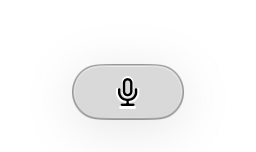
#> input picture ProductHuntAssets/raw/pill-idle.png, 256 x 152 px; its folder holds 8 pictures in this run
$ python build_product_hunt_assets.py
#> lines starting #> are read from the running program, lines starting #| are printed output that depends on the picture
from pathlib import Path

from PIL import Image, ImageDraw, ImageFilter, ImageFont


ROOT = Path(__file__).resolve().parents[1]
RAW = ROOT / "ProductHuntAssets" / "raw"
FINAL = ROOT / "ProductHuntAssets" / "final"
SIZE = (1920, 1080)


def font(size: int, bold: bool = False) -> ImageFont.FreeTypeFont:
#> called with size = 62, bold = True
    candidates = [
        Path("/System/Library/Fonts/SFNS.ttf"),
        Path("/System/Library/Fonts/SFNSRounded.ttf"),
        Path("/System/Library/Fonts/Supplemental/Arial Bold.ttf" if bold
             else "/System/Library/Fonts/Supplemental/Arial.ttf"),
    ]
    for candidate in candidates:
        if candidate.exists():
            return ImageFont.truetype(str(candidate), size)
    return ImageFont.load_default()


TITLE = font(62, bold=True)
SUBTITLE = font(28)
LABEL = font(25, bold=True)


def background() -> Image.Image:
    image = Image.new("RGBA", SIZE)
#> image: PIL image 1920x1080 RGBA; every value is 0
    pixels = image.load()
    for y in range(SIZE[1]):
        t = y / (SIZE[1] - 1)
        for x in range(SIZE[0]):
            s = x / (SIZE[0] - 1)
            pixels[x, y] = (
                int(13 + 22 * s + 9 * t),
                int(12 + 7 * s + 4 * t),
                int(19 + 33 * s + 20 * t),
                255,
            )
#> in pill_states, `canvas = background()`:
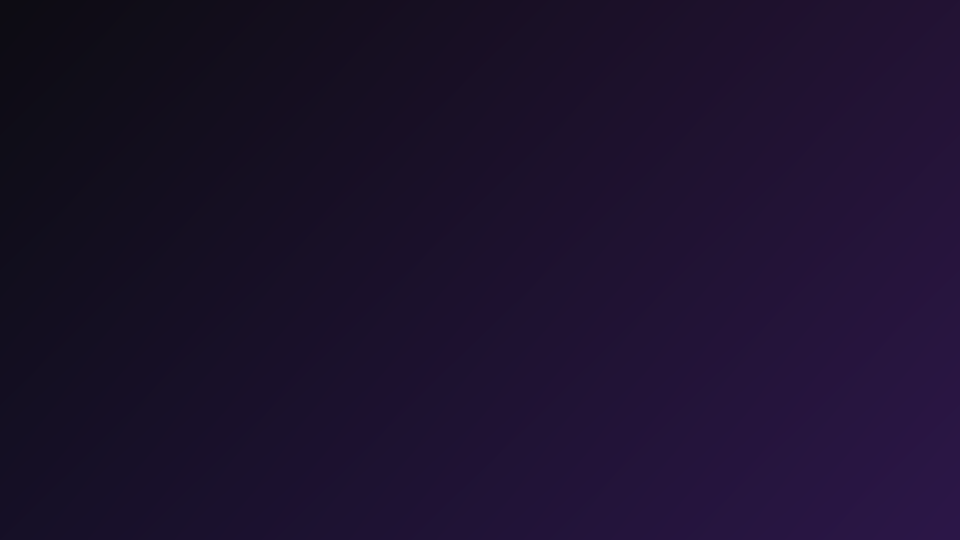
#> canvas: PIL image 1920x1080 RGBA (shown at 1/2 size); mean R, G, B, A 28, 17, 45, 255
    return image


def heading(canvas: Image.Image, title: str, subtitle: str = "") -> None:
#> in load, returned value is the input picture: PIL image 256x152 RGBA; mean R, G, B, A 29.9, 29.9, 29.9, 38.3
    draw = ImageDraw.Draw(canvas)
    draw.text((100, 72), title, font=TITLE, fill=(250, 248, 255, 255))
    if subtitle:
        draw.text((104, 150), subtitle, font=SUBTITLE, fill=(187, 181, 199, 255))


def fit(image: Image.Image, box: tuple[int, int, int, int]) -> Image.Image:
#> called with box = (90, 245, 600, 550)
    width = box[2] - box[0]
#> width = 510
    height = box[3] - box[1]
    scale = min(width / image.width, height / image.height)
#> scale = 1.99
    size = (max(1, round(image.width * scale)), max(1, round(image.height * scale)))
#> size = (510, 303)
    return image.resize(size, Image.Resampling.LANCZOS)
#> returned value: PIL image 510x303 RGBA


def place(canvas: Image.Image, image: Image.Image, box: tuple[int, int, int, int]) -> None:
    image = fit(image.convert("RGBA"), box)
    x = box[0] + (box[2] - box[0] - image.width) // 2
#> x = 90
    y = box[1] + (box[3] - box[1] - image.height) // 2
#> y = 246

    alpha = image.getchannel("A")
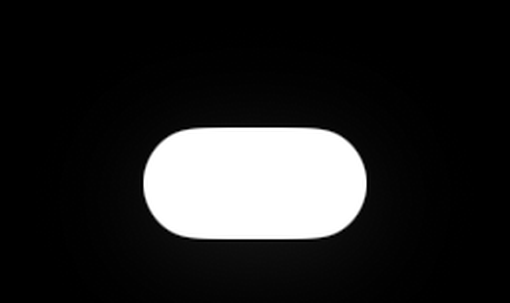
#> alpha: PIL image 510x303 L; min 0, max 255, mean 38.3
    shadow = Image.new("RGBA", canvas.size)
    shadow_alpha = Image.new("L", canvas.size)
#> shadow_alpha: PIL image 1920x1080 L; every value is 0
    shadow_alpha.paste(alpha, (x, y + 18))
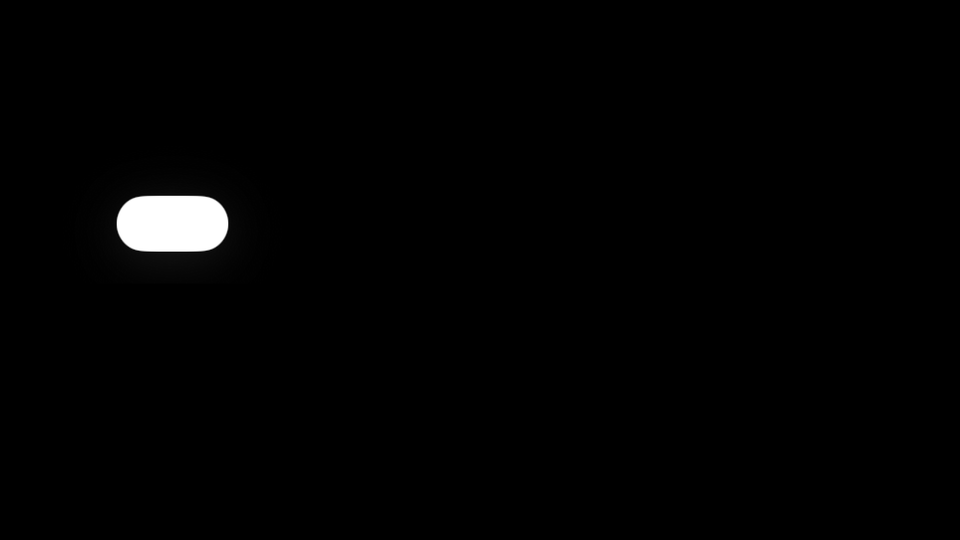
#> shadow_alpha: PIL image 1920x1080 L (shown at 1/2 size); min 0, max 255, mean 2.9
    shadow_alpha = shadow_alpha.filter(ImageFilter.GaussianBlur(24))
    shadow.putalpha(shadow_alpha.point(lambda value: int(value * 0.55)))
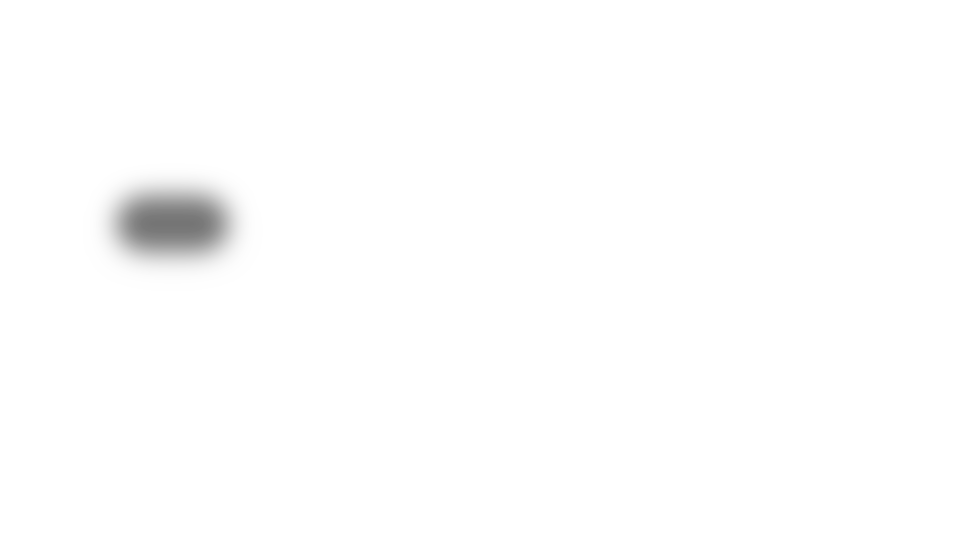
#> shadow: PIL image 1920x1080 RGBA (shown at 1/2 size); mean R, G, B, A 0, 0, 0, 1.5; transparent parts drawn white
    canvas.alpha_composite(shadow)
    canvas.alpha_composite(image, (x, y))


def load(name: str) -> Image.Image:
    return Image.open(RAW / name).convert("RGBA")


def save(image: Image.Image, name: str) -> None:
    FINAL.mkdir(parents=True, exist_ok=True)
    image.convert("RGB").save(FINAL / name, quality=95)


def pill_states() -> None:
    canvas = background()
    heading(
        canvas,
        "One pill, every stage of dictation",
        "The production UI rendered directly from Utter’s SwiftUI views.",
    )
    states = [
        ("Ready", "pill-idle.png"),
        ("Recording", "pill-recording.png"),
        ("Hands-free", "pill-hands-free.png"),
        ("Transcribing", "pill-processing.png"),
        ("Needs attention", "pill-error.png"),
        ("Dictating into a note", "pill-note.png"),
    ]
    boxes = [
        (90, 245, 600, 550),
        (705, 245, 1215, 550),
        (1320, 245, 1830, 550),
        (90, 650, 600, 975),
        (705, 650, 1215, 975),
        (1320, 650, 1830, 975),
    ]
    draw = ImageDraw.Draw(canvas)
    for (label, filename), box in zip(states, boxes):
        place(canvas, load(filename), box)
        text_box = draw.textbbox((0, 0), label, font=LABEL)
#> text_box = (0, 2, 29, 12)
        text_width = text_box[2] - text_box[0]
#> text_width = 29
        draw.text(
            ((box[0] + box[2] - text_width) // 2, box[3] + 10),
            label,
            font=LABEL,
            fill=(226, 221, 236, 255),
        )
#> pass 2 of the loop in pill_states, `for (label, filename), box in zip(states, boxes):`:
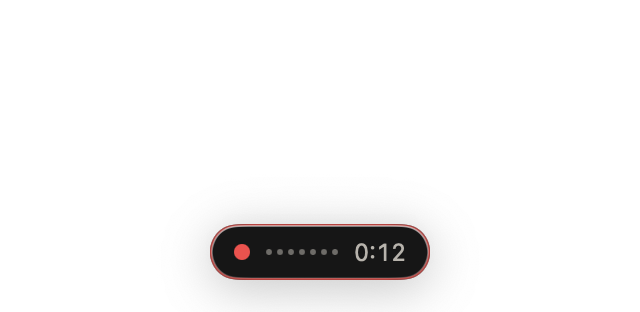
#> input picture ProductHuntAssets/raw/pill-recording.png, 640 x 312 px
#> in load, returned value is the input picture: PIL image 640x312 RGBA; mean R, G, B, A 2.9, 2.2, 2.2, 16.2
#> alpha: PIL image 510x249 L
#> in place (call 2), `shadow.putalpha(shadow_alpha.point(lambda value: int(value * 0.55)))`:
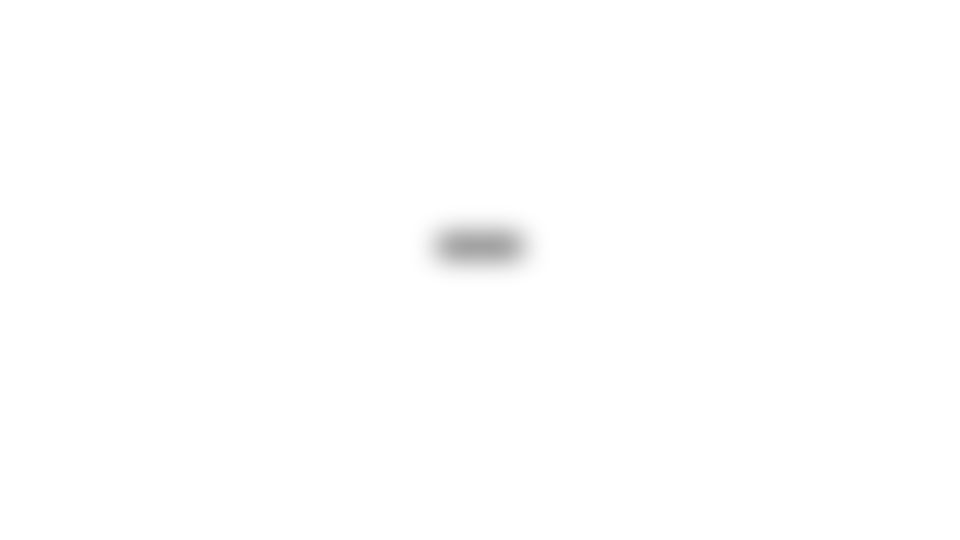
#> shadow: PIL image 1920x1080 RGBA (shown at 1/2 size); mean R, G, B, A 0, 0, 0, 0.5; transparent parts drawn white
#> in place (call 2), `canvas.alpha_composite(shadow)`:
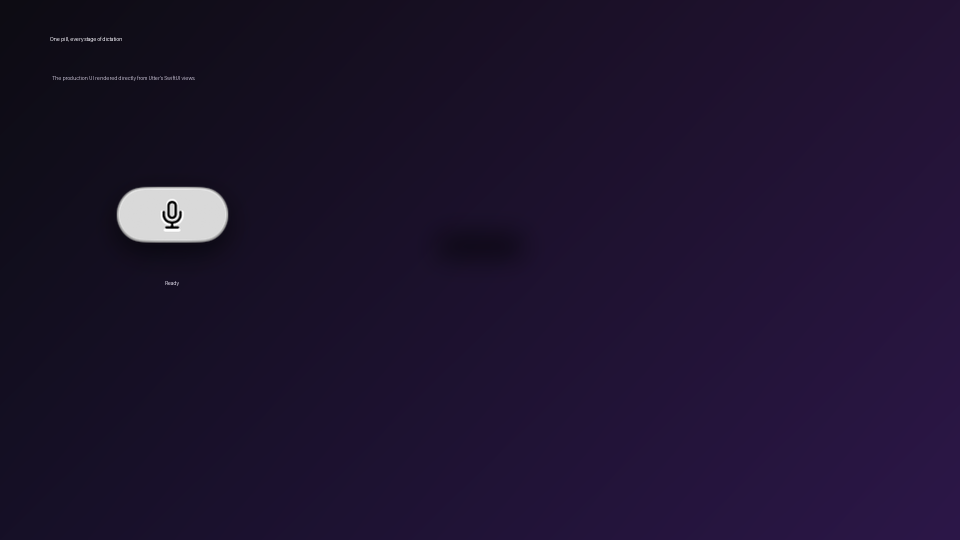
#> canvas: PIL image 1920x1080 RGBA (shown at 1/2 size); mean R, G, B, A 30, 19.1, 46.8, 255
#> text_box = (0, 2, 48, 12)
#> text_width = 48
#> pass 3 of the loop in pill_states, `for (label, filename), box in zip(states, boxes):`:
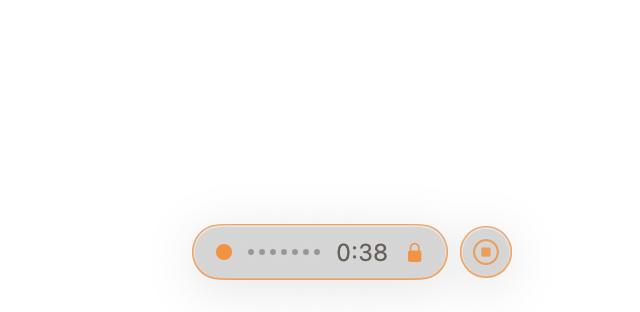
#> input picture ProductHuntAssets/raw/pill-hands-free.png, 640 x 312 px
#> in load, returned value is the input picture: PIL image 640x312 RGBA; mean R, G, B, A 17.1, 16.4, 15.7, 21
#> in place (call 3), `shadow.putalpha(shadow_alpha.point(lambda value: int(value * 0.55)))`:
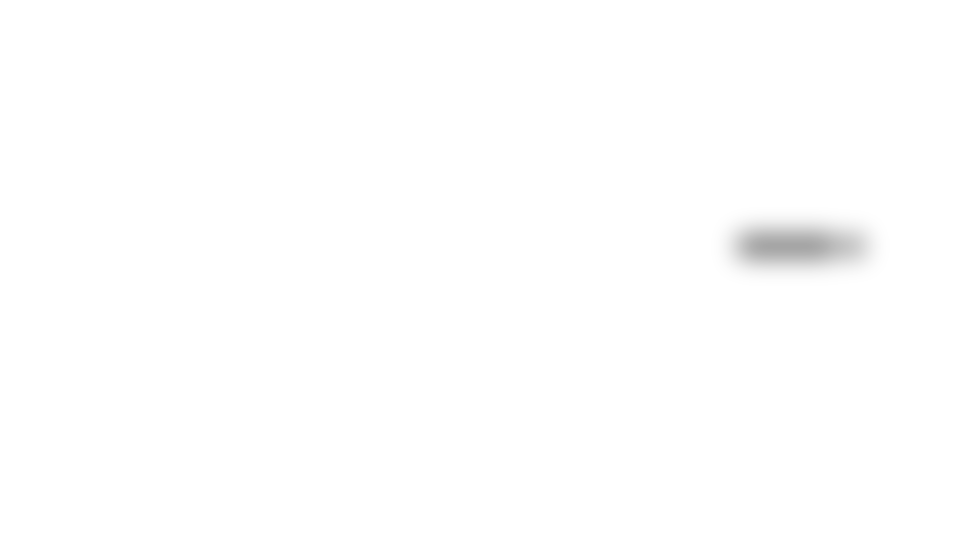
#> shadow: PIL image 1920x1080 RGBA (shown at 1/2 size); mean R, G, B, A 0, 0, 0, 0.7; transparent parts drawn white
#> in place (call 3), `canvas.alpha_composite(shadow)`:
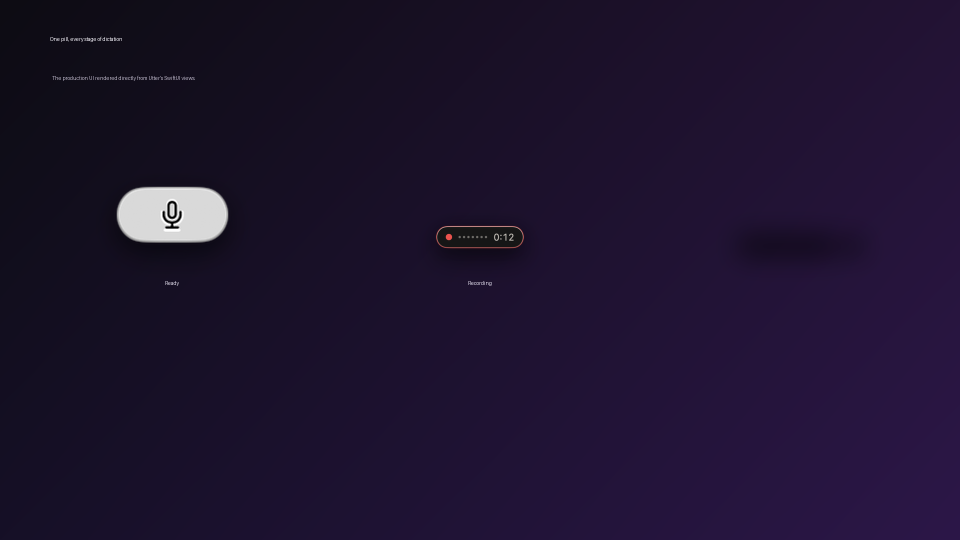
#> canvas: PIL image 1920x1080 RGBA (shown at 1/2 size); mean R, G, B, A 30, 19.1, 46.7, 255
#> text_box = (0, 1, 52, 10)
#> text_width = 52
#> the loop made 5 passes; the first 3 are shown
    save(canvas, "01-pill-state-transformation.png")


# [58 lines left out: functions meeting_offer, companion, main_window, paired_windows, single_window, not called in this run]


def build() -> None:
    pill_states()
    meeting_offer()
    companion()
    main_window()
    paired_windows(
        "05-dictionary-and-snippets.png",
        "Teach Utter your words and reusable phrases",
        "Custom vocabulary improves recognition; snippets expand spoken triggers.",
        "main-dictionary.png",
        "main-snippets.png",
    )
    single_window(
        "06-voice-transforms.png",
        "Transform text by voice",
        "Restyle, translate, fix, summarize, reply, or define custom commands.",
        "main-transforms.png",
    )
    paired_windows(
        "07-notes-and-companion.png",
        "Capture ideas—and keep a little company",
        "Searchable notes, meeting capture, and a draggable reactive companion.",
        "main-notes.png",
        "main-companion.png",
    )
    single_window(
        "08-settings-general.png",
        "Native macOS controls and preferences",
        "Global behavior, sound, notes, hotkeys, permissions, and pill controls.",
        "settings-general.png",
    )
    single_window(
        "09-settings-speech.png",
        "Choose the speech model that fits your Mac",
        "Compare speed, memory, accuracy, and optional on-device recognition features.",
        "settings-speech.png",
    )


if __name__ == "__main__":
#> (the run stopped early here; a loop or call above may not have finished)
